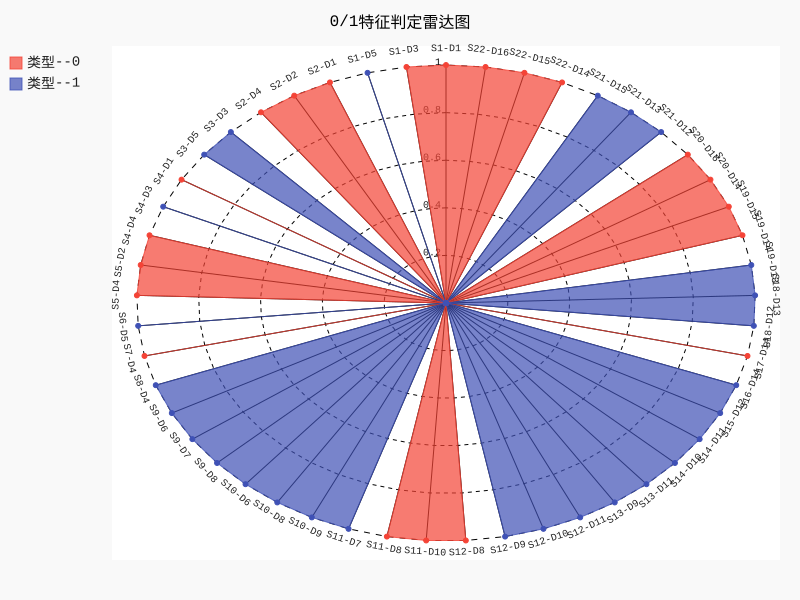

This chart was generated by the following Python code:
#https://blog.csdn.net/zx1245773445/article/details/96992357
import pandas as pd
import pygal

inputfile = 'data_all.csv'
Raw_data= pd.read_csv(inputfile)
print("Raw_data:",Raw_data.head())
#columns = ['label','S3-D5', 'S18-D13','S15-D12', 'S3-D3','S13-D9','S6-D5','S14-D10','S19-D13','S21-D13']
#data = pd.DataFrame(Raw_data, columns=columns)

data = pd.DataFrame(Raw_data)

print("data:",data.head())
#data[data.index.duplicated()]
#data = data[~data.index.duplicated()]

# 对聚类档位，求20个簇的各项平均值
#data_mean = Raw_data.groupby('label')['S3-D5','S18-D13','S15-D12', 'S3-D3','S13-D9','S6-D5','S14-D10','S19-D13','S21-D13'].mean()
data_mean = Raw_data.groupby('label').mean()
#标准化数据
# from sklearn.preprocessing import scale
# data_scale = scale(data_mean)
# data_scale_df=pd.DataFrame(data_scale)
# print("data sacaled_df:",data_scale_df.head())
#试试归一化数据
# from sklearn import preprocessing
# minmax_scaler=preprocessing.MinMaxScaler()
# data_scale=minmax_scaler.fit_transform(data_mean)
# data_scale_df=pd.DataFrame(data_scale)
# print("data_scale_df.head():",data_scale_df.head())

import numpy as np
def noramlization(data):
    minVals = data.min(0)
    maxVals = data.max(0)
    ranges = maxVals - minVals
    normData = np.zeros(np.shape(data))
    m = data.shape[0]
    normData = data - np.tile(minVals, (m, 1))
    normData = normData/np.tile(ranges, (m, 1))
    return normData, ranges, minVals
newgroup, _, _ = noramlization(data_mean)

data_mean=newgroup
# from sklearn.preprocessing import normalize
# data_mean_normal=normalize(data_mean,axis=0,norm='max')
# print(data_mean_normal)


# 调用Radar这个类，并设置雷达图的填充，及数据范围
radar_chart = pygal.Radar(fill=True, range=(0, 1))
#radar_chart = pygal.Radar(fill=True, range=(data_mean.min, data_mean.max))
radar_chart.title = '0/1特征判定雷达图'
#各个分量名称
radar_chart.x_labels=[column for column in data_mean]
for i in range(len(data_mean)):
    #print('Hostname="%s" IP="%s" tags="%s"' % (name, value["ip"], tags))
    radar_chart.add(('类型--%s'%(i)),data_mean.loc[i])

radar_chart.render_to_file('特征判定雷达图.svg')
